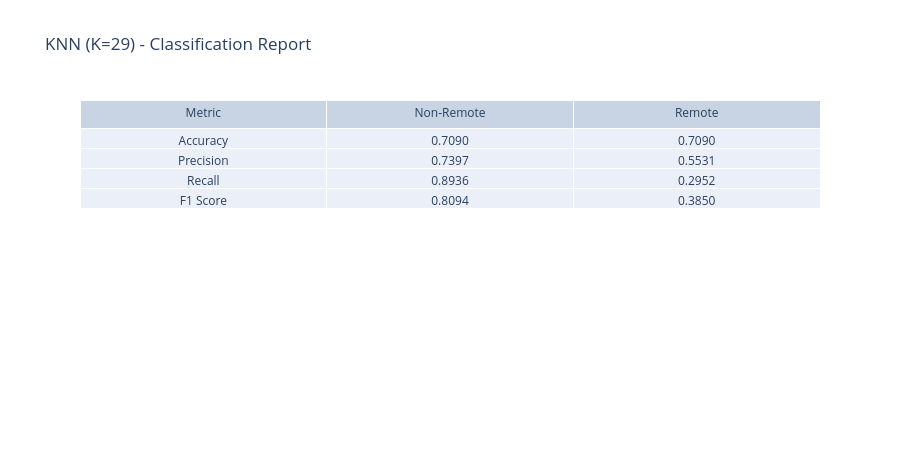
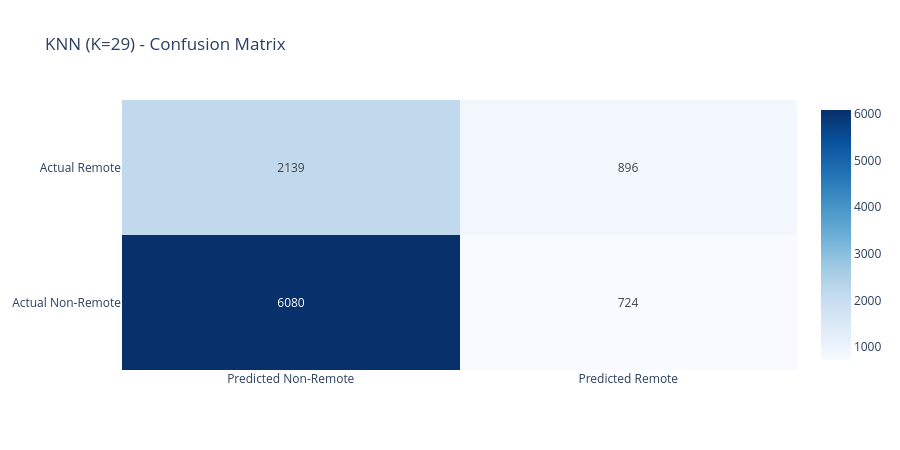

The code cell stored with these charts, in order, in its notebook:
### Code cell
knn_best = KNeighborsClassifier(n_neighbors=best_k)
knn_best.fit(X_train_scaled, y_train)
knn_predictions = knn_best.predict(X_test_scaled)

cm_knn = confusion_matrix(y_test, knn_predictions)
acc_knn = accuracy_score(y_test, knn_predictions)
report_knn = classification_report(y_test, knn_predictions, target_names=['Non-Remote', 'Remote'], output_dict=True)

tn_knn, fp_knn, fn_knn, tp_knn = cm_knn.ravel()

fig = go.Figure(data=go.Table(
    header=dict(values=['Metric', 'Non-Remote', 'Remote']),
    cells=dict(values=[
        ['Accuracy', 'Precision', 'Recall', 'F1 Score'],
        [f"{acc_knn:.4f}", f"{report_knn['Non-Remote']['precision']:.4f}", f"{report_knn['Non-Remote']['recall']:.4f}", f"{report_knn['Non-Remote']['f1-score']:.4f}"],
        [f"{acc_knn:.4f}", f"{report_knn['Remote']['precision']:.4f}", f"{report_knn['Remote']['recall']:.4f}", f"{report_knn['Remote']['f1-score']:.4f}"]
    ])
))
fig.update_layout(
    title=f'KNN (K={best_k}) - Classification Report',
    template='plotly_white',
    height=450
)
fig.show()

fig = go.Figure(data=go.Heatmap(
    z=cm_knn,
    x=['Predicted Non-Remote', 'Predicted Remote'],
    y=['Actual Non-Remote',    'Actual Remote'],
    text=[[str(tn_knn), str(fp_knn)], [str(fn_knn), str(tp_knn)]],
    texttemplate='%{text}',
    colorscale='Blues',
    showscale=True
))
fig.update_layout(
    title=f'KNN (K={best_k}) - Confusion Matrix',
    template='plotly_white',
    height=450
)
fig.show()

### Figure 1 — Plotly figure (JSON) as saved in the notebook; plotly's stock layout.template omitted (floating-point values rounded to 4 significant figures)
{"data": [{"cells": {"values": [["Accuracy", "Precision", "Recall", "F1 Score"], ["0.7090", "0.7397", "0.8936", "0.8094"], ["0.7090", "0.5531", "0.2952", "0.3850"]]}, "header": {"values": ["Metric", "Non-Remote", "Remote"]}, "type": "table"}], "layout": {"height": 450, "title": {"text": "KNN (K=29) - Classification Report"}}}

### Figure 2 — Plotly figure (JSON) as saved in the notebook; plotly's stock layout.template omitted (floating-point values rounded to 4 significant figures)
{"data": [{"colorscale": [[0, "rgb(247,251,255)"], [0.125, "rgb(222,235,247)"], [0.25, "rgb(198,219,239)"], [0.375, "rgb(158,202,225)"], [0.5, "rgb(107,174,214)"], [0.625, "rgb(66,146,198)"], [0.75, "rgb(33,113,181)"], [0.875, "rgb(8,81,156)"], [1, "rgb(8,48,107)"]], "showscale": true, "text": [["6080", "724"], ["2139", "896"]], "texttemplate": "%{text}", "type": "heatmap", "x": ["Predicted Non-Remote", "Predicted Remote"], "y": ["Actual Non-Remote", "Actual Remote"], "z": [[6080, 724], [2139, 896]]}], "layout": {"height": 450, "title": {"text": "KNN (K=29) - Confusion Matrix"}}}
